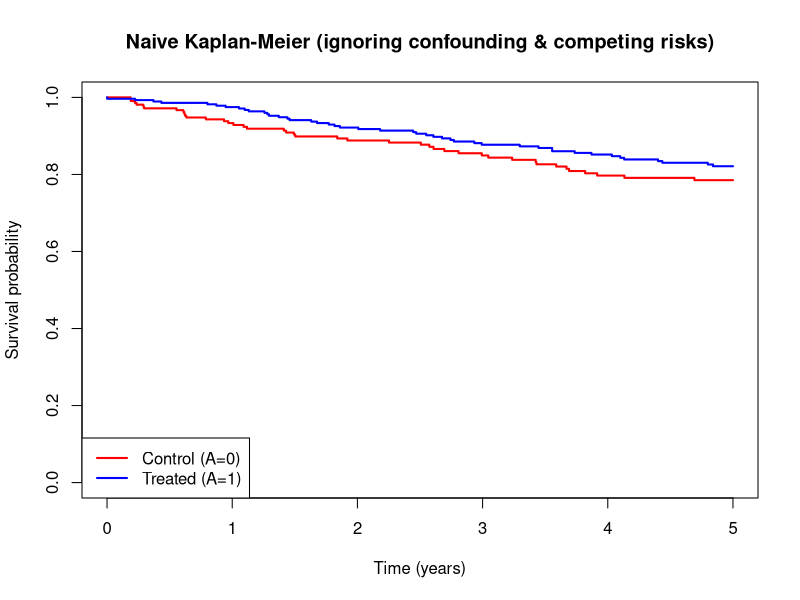
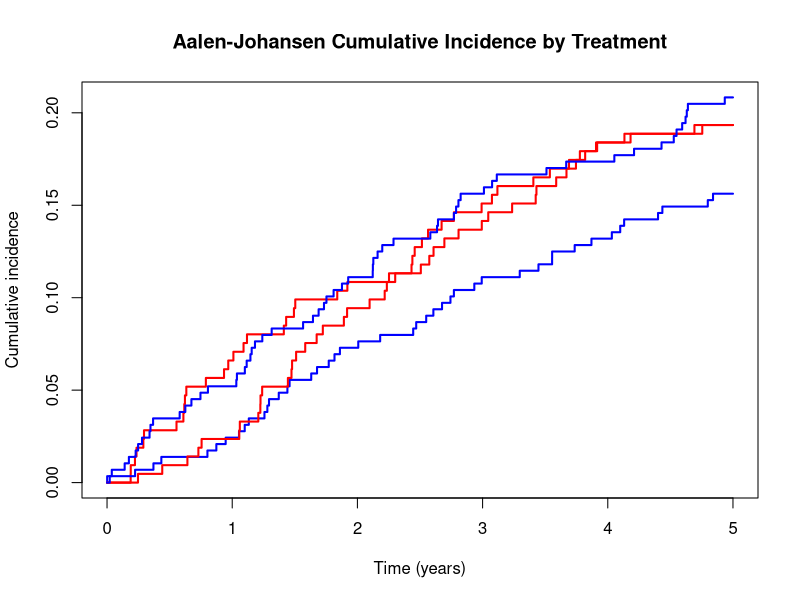
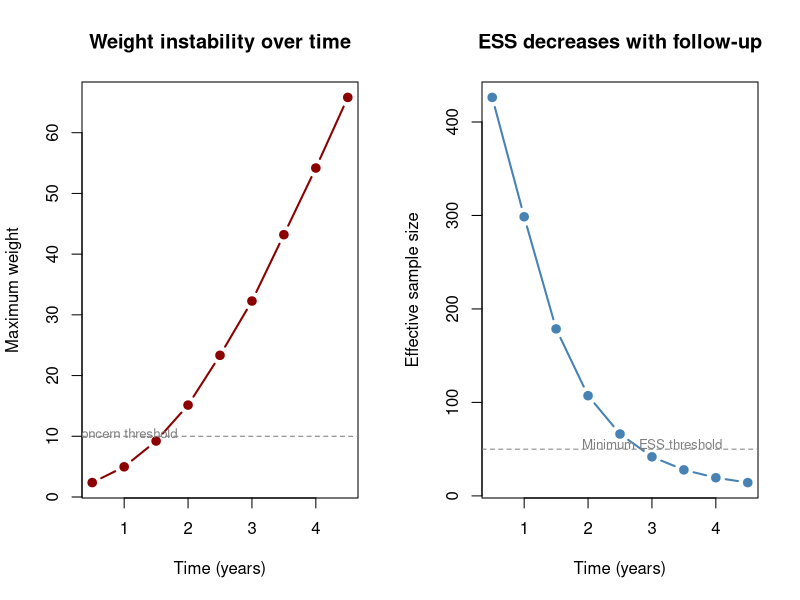

Here is the R script that generated these plots, in order:
## ---- chunk 1
#| label: sim-tte-data
#| code-fold: show

set.seed(2026)
n <- 500

# Baseline covariates
age <- rnorm(n, mean = 65, sd = 10)
female <- rbinom(n, 1, 0.45)
comorbidity <- rbinom(n, 1, 0.3)

# Treatment assignment (observational, depends on covariates)
ps <- plogis(-1 + 0.02 * age + 0.3 * comorbidity)
A <- rbinom(n, 1, ps)

# Event times (cardiovascular death)
lambda_cv <- exp(-5 + 0.03 * age + 0.5 * comorbidity - 0.4 * A)
T_cv <- rexp(n, rate = lambda_cv)

# Competing event times (non-cardiovascular death)
lambda_noncv <- exp(-5.5 + 0.04 * age + 0.2 * comorbidity - 0.1 * A)
T_noncv <- rexp(n, rate = lambda_noncv)

# Administrative censoring at 5 years
C_admin <- 5

# Observed data
T_obs <- pmin(T_cv, T_noncv, C_admin)
event_type <- ifelse(T_obs == C_admin, 0,       # censored
               ifelse(T_obs == T_cv, 1,          # CV death
                      2))                         # non-CV death

dat <- data.frame(
  age = age,
  female = female,
  comorbidity = comorbidity,
  A = A,
  time = T_obs,
  event = event_type
)

# Summary
table(dat$event)
summary(dat$time)
## ---- chunk 2
#| label: km-naive
#| code-fold: show

library(survival)

# Naive KM treating competing events as censored
km_fit <- survfit(Surv(time, event == 1) ~ A, data = dat)

plot(km_fit, col = c("red", "blue"), lwd = 2,
     xlab = "Time (years)", ylab = "Survival probability",
     main = "Naive Kaplan-Meier (ignoring confounding & competing risks)")
legend("bottomleft", c("Control (A=0)", "Treated (A=1)"),
       col = c("red", "blue"), lwd = 2)
## ---- chunk 3
#| label: aalen-johansen
#| code-fold: show

# Cumulative incidence with competing risks
library(survival)

# Multi-state event indicator
dat$event_ms <- factor(dat$event, levels = 0:2,
                       labels = c("censor", "CV death", "Non-CV death"))

cuminc_fit <- survfit(Surv(time, event_ms) ~ A, data = dat)
plot(cuminc_fit, col = c("red", "blue"), lwd = 2,
     xlab = "Time (years)", ylab = "Cumulative incidence",
     main = "Aalen-Johansen Cumulative Incidence by Treatment")
## ---- chunk 4
#| label: fig-weight-diagnostics
#| fig-cap: "IPCW weight trajectories and effective sample size over time"
#| code-fold: show

# Demonstrate weight instability with a simple IPCW example
# Fit a censoring model
library(survival)

# Create indicators for censoring (event == 0 means administratively censored,
# but we also treat competing events as a form of censoring for this exercise)
dat$censored <- as.integer(dat$event == 0 | dat$event == 2)

# Time grid for diagnostics
time_grid <- seq(0.5, 4.5, by = 0.5)

# At each time point, compute weights for those still at risk
weight_summary <- data.frame(
  time = time_grid,
  n_at_risk = NA,
  mean_weight = NA,
  max_weight = NA,
  ess = NA
)

# Simple time-varying censoring model for illustration
cens_model <- glm(censored ~ age + comorbidity + A,
                  data = dat, family = binomial)
p_uncens <- 1 - predict(cens_model, type = "response")

for (i in seq_along(time_grid)) {
  t_k <- time_grid[i]
  at_risk <- dat$time >= t_k
  n_risk <- sum(at_risk)

  # Simplified cumulative weight (illustrative)
  # In practice, these would be computed from a discrete-time censoring model
  w <- (1 / p_uncens[at_risk])^(i)  # cumulative product approximation
  w <- w / mean(w)  # stabilize

  weight_summary$n_at_risk[i] <- n_risk
  weight_summary$mean_weight[i] <- mean(w)
  weight_summary$max_weight[i] <- max(w)
  weight_summary$ess[i] <- sum(w)^2 / sum(w^2)
}

par(mfrow = c(1, 2))

# Plot 1: Max weight over time
plot(weight_summary$time, weight_summary$max_weight, type = "b",
     pch = 19, col = "darkred", lwd = 2,
     xlab = "Time (years)", ylab = "Maximum weight",
     main = "Weight instability over time")
abline(h = 10, lty = 2, col = "gray50")
text(1, 10.5, "Concern threshold", col = "gray50", cex = 0.8)

# Plot 2: Effective sample size over time
plot(weight_summary$time, weight_summary$ess, type = "b",
     pch = 19, col = "steelblue", lwd = 2,
     xlab = "Time (years)", ylab = "Effective sample size",
     main = "ESS decreases with follow-up")
abline(h = 50, lty = 2, col = "gray50")
text(3, 55, "Minimum ESS threshold", col = "gray50", cex = 0.8)

par(mfrow = c(1, 1))
## ---- chunk 5
#| label: cens-calibration
#| code-fold: show

# Calibration of the censoring model
pred_cens <- predict(cens_model, type = "response")
risk_groups <- cut(pred_cens, breaks = quantile(pred_cens, probs = c(0, 0.25, 0.5, 0.75, 1)),
                   include.lowest = TRUE)

cal_table <- aggregate(
  cbind(predicted = pred_cens, observed = dat$censored),
  by = list(risk_group = risk_groups),
  FUN = mean
)
print(cal_table)
